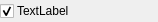
<?xml version="1.0" encoding="UTF-8"?>
<ui version="4.0">
 <class>CaixaMarcacao</class>
 <widget class="QWidget" name="CaixaMarcacao">
  <property name="geometry">
   <rect>
    <x>0</x>
    <y>0</y>
    <width>158</width>
    <height>22</height>
   </rect>
  </property>
  <property name="styleSheet">
   <string notr="true">spacing:0;</string>
  </property>
  <layout class="QGridLayout" name="gridLayout">
   <property name="leftMargin">
    <number>0</number>
   </property>
   <property name="topMargin">
    <number>2</number>
   </property>
   <property name="rightMargin">
    <number>0</number>
   </property>
   <property name="bottomMargin">
    <number>2</number>
   </property>
   <property name="spacing">
    <number>0</number>
   </property>
   <item row="0" column="0">
    <layout class="QHBoxLayout" name="horizontalLayout">
     <property name="spacing">
      <number>3</number>
     </property>
     <item>
      <widget class="QCheckBox" name="cb">
       <property name="maximumSize">
        <size>
         <width>16777215</width>
         <height>16</height>
        </size>
       </property>
       <property name="checked">
        <bool>true</bool>
       </property>
      </widget>
     </item>
     <item>
      <widget class="QLabel" name="label">
       <property name="maximumSize">
        <size>
         <width>16777215</width>
         <height>16</height>
        </size>
       </property>
       <property name="text">
        <string>TextLabel</string>
       </property>
      </widget>
     </item>
     <item>
      <spacer name="horizontalSpacer">
       <property name="maximumSize">
        <size>
         <width>16777215</width>
         <height>16</height>
        </size>
       </property>
       <property name="orientation">
        <enum>Qt::Horizontal</enum>
       </property>
       <property name="sizeHint" stdset="0">
        <size>
         <width>40</width>
         <height>20</height>
        </size>
       </property>
      </spacer>
     </item>
     <item>
      <widget class="QGraphicsView" name="imagem">
       <property name="maximumSize">
        <size>
         <width>25</width>
         <height>16</height>
        </size>
       </property>
       <property name="styleSheet">
        <string notr="true">background-color:transparent;</string>
       </property>
       <property name="frameShape">
        <enum>QFrame::NoFrame</enum>
       </property>
      </widget>
     </item>
    </layout>
   </item>
  </layout>
 </widget>
 <resources/>
 <connections/>
</ui>
